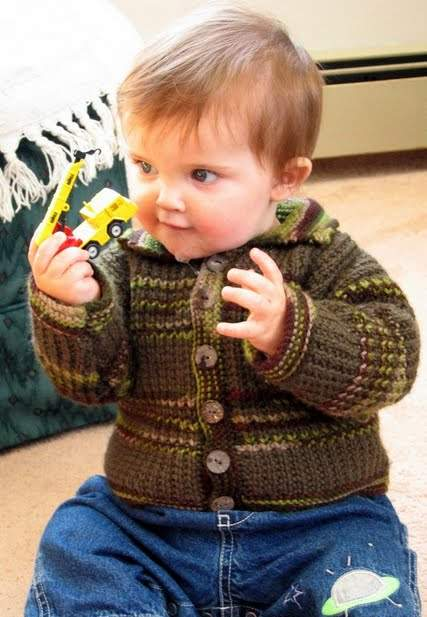
%> input picture training/mlbe_o/files/supplemental/visualization/adamtruck.jpg, 427 x 617 px
$ octave deadpixels.m   (GNU Octave 9; MATLAB toolbox functions it lacks are replaced by stand-ins)
%> lines starting %> are read from the running program, lines starting %| are printed output that depends on the picture; in (x1, y1, x2, y2) boxes, pixels count from 0 and x2, y2 are one past the last pixel; in counts of white or black regions, pixels touching at a corner belong together; the program's own positions count from 1
%% DEADPIXELS  Removes spots in an image by smoothing via 2-D convolution

%% Load image
adam = imread('adamtruck.jpg');
%> adam is the input picture: size 617x427x3 uint8; mean R, G, B 140.9, 123.8, 110.6
%  Convert to grayscale
adamgr = mean(double(adam),3);
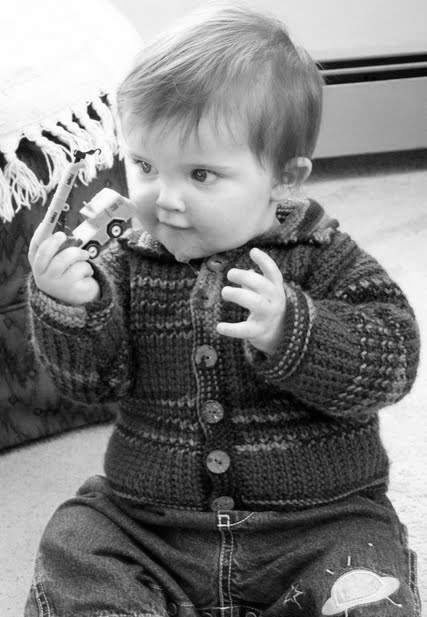
%> adamgr: size 617x427 double; min 0, max 255, mean 125.1

%% Set parameters
%  Number of "dead" pixels
nnoise = 200;
%  Size of smoothing mask (in pixels)
nmask = 3;

%% Make dead pixels
n = numel(adamgr);
%> n = 263459
k = randperm(n);
%  Set random selection to white (255)
adamgr(k(1:nnoise)) = 255;
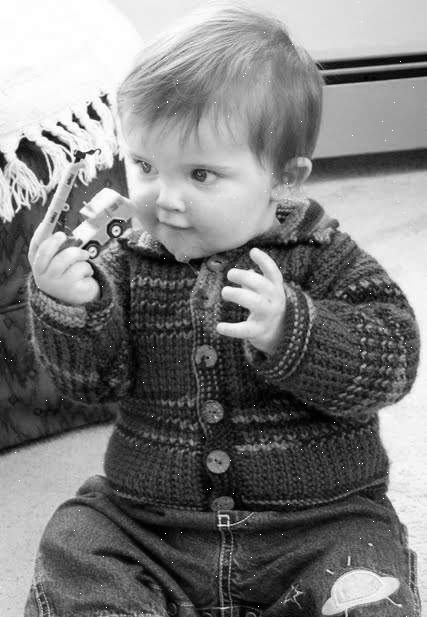
%> adamgr: size 617x427 double; 0.07% of pixels changed, all inside (x1, y1, x2, y2) = (0, 2, 426, 617)

%% Do smoothing
%  Make mask
w = ones(nmask)/(nmask*nmask);
%  Do convolution
adamsm = conv2(adamgr,w,'valid');
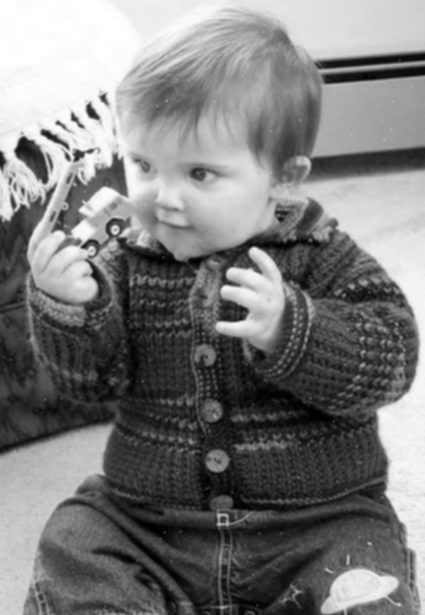
%> adamsm: size 615x425 double; min 1.59, max 255, mean 124.8; drawn with min black and max white

%% View original and smoothed images
%  Original
figure, colormap('gray')
imagesc(adamgr)
axis image
%  Smoothed
figure, colormap('gray')
imagesc(adamsm)
axis image
